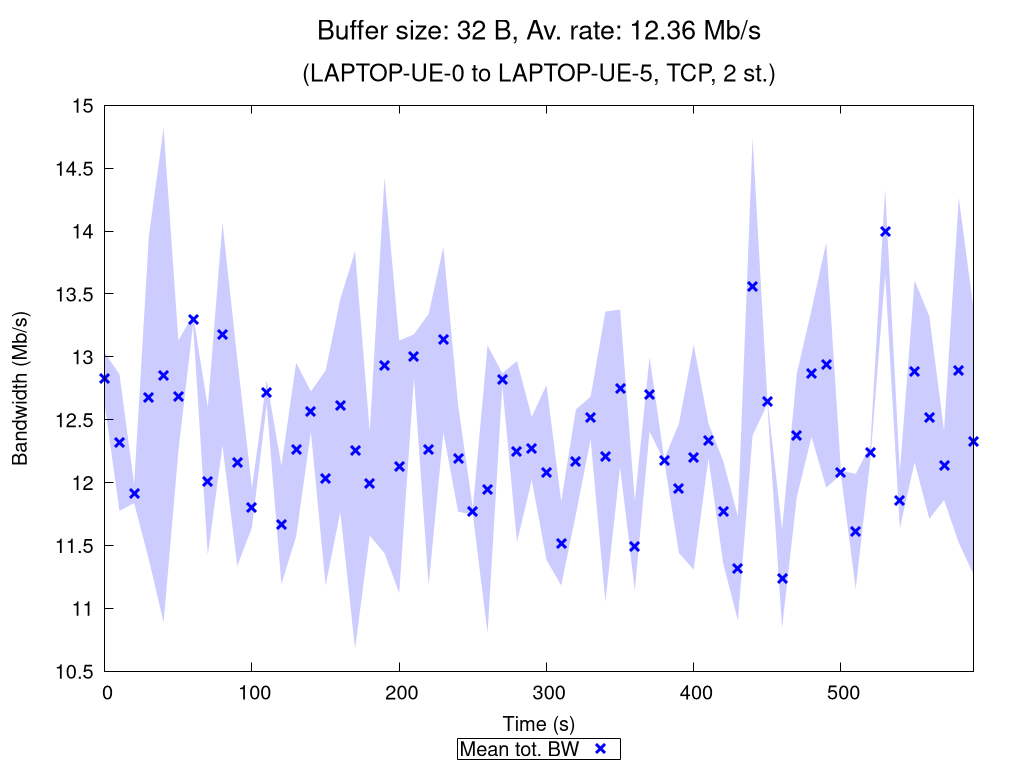

Generate this figure with gnuplot:
set terminal pngcairo nocrop enhanced size 1024,768 font "Verdana,15"
set output "TCP_2_st_2020_10_17_22-39-15_one2two_00032B.png"

set title "{/=20 Buffer size: 32 B, Av. rate: 12.36 Mb/s}\n\n{/=18 (LAPTOP-UE-0 to LAPTOP-UE-5, TCP, 2 st.)}"

set xlabel "Time (s)"
set ylabel "Bandwidth (Mb/s)"
set ytics nomirror
set key bmargin center horizontal box samplen 1 width -1
set bmargin 4.6
set rmargin 4.5

rf = 1000000.0  # rate factor
set style fill transparent solid 0.2 noborder
set autoscale xfix
plot "TCP_2_st_2020_10_17_22-39-15_one2two_00032B_iperf_processed.dat" using 1:($2/rf-$3/rf):($2/rf+$3/rf) with filledcurves lc rgb "blue" notitle, \
     "" using 1:($2/rf) with points pt 2 ps 1.5 lw 3 lc rgb "blue" title "Mean tot. BW", \
